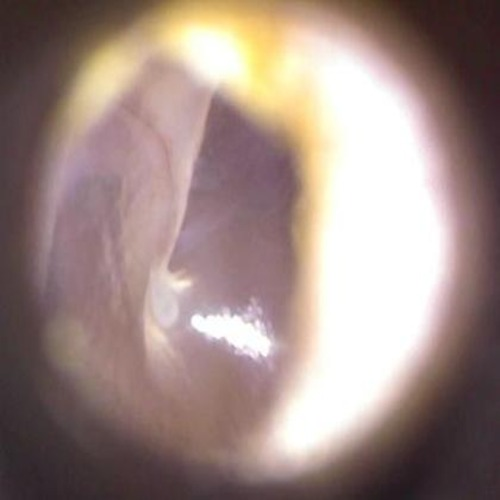
#> input picture frontend/src/assets/norm.jpg, 500 x 500 px
$ python -i image_quality.py   (imports and definitions only)   (older library calls are emulated)
#> lines starting #> are read from the running program, lines starting #| are printed output that depends on the picture
import cv2
import numpy as np
from PIL import Image


MIN_IMAGE_WIDTH = 224
MIN_IMAGE_HEIGHT = 224

MIN_BLUR_SCORE = 3.0
MIN_BRIGHTNESS = 40.0
MAX_BRIGHTNESS = 180.0
MIN_CONTRAST = 25.0


def check_image_quality(image_path):
#> called with image_path = '../../frontend/src/assets/norm.jpg'
    with Image.open(image_path) as image:
#> image is the input picture: PIL image 500x500 RGB; mean R, G, B 159.3, 138.6, 133
        width, height = image.size
#> width = 500; height = 500
        rgb = np.asarray(image.convert("RGB"))

    if width < MIN_IMAGE_WIDTH or height < MIN_IMAGE_HEIGHT:
        return False, (
            f"Image resolution is too low ({width}x{height}). "
            f"Minimum required resolution is {MIN_IMAGE_WIDTH}x{MIN_IMAGE_HEIGHT}."
        )

    gray = cv2.cvtColor(rgb, cv2.COLOR_RGB2GRAY)
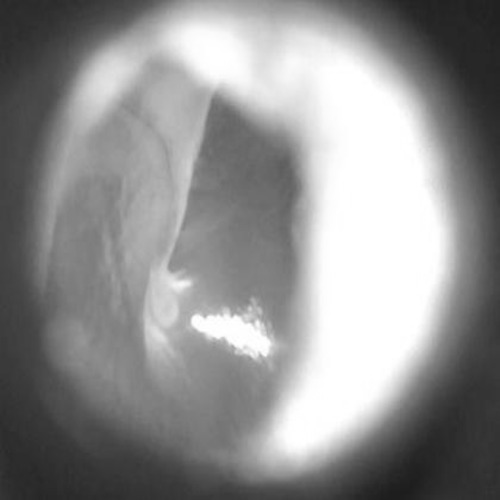
#> gray: shape (500, 500); min 29, max 255, mean 144.1

    blur_score = float(cv2.Laplacian(gray, cv2.CV_64F).var())
#> blur_score = 4.31
    brightness = float(gray.mean())
#> brightness = 144.1
    contrast = float(gray.std())
#> contrast = 70.35

    if blur_score < MIN_BLUR_SCORE:
        return False, "Image is too blurry for reliable analysis."

    if brightness < MIN_BRIGHTNESS:
        return False, "Image is too dark for reliable analysis."

    if brightness > MAX_BRIGHTNESS:
        return False, "Image is too bright for reliable analysis."

    if contrast < MIN_CONTRAST:
        return False, "Image has insufficient contrast for reliable analysis."

    return True, None

>>> result = check_image_quality('../../frontend/src/assets/norm.jpg')
